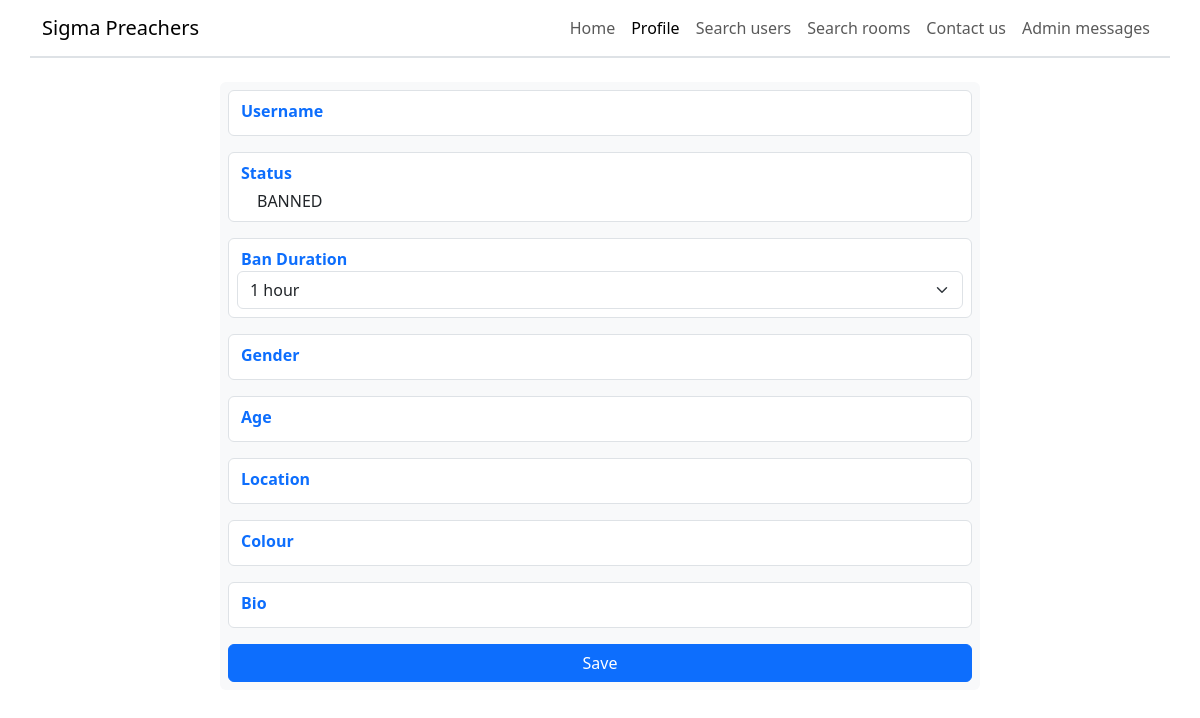
Page /ban_user/2 (signed in) on the earlier database version.
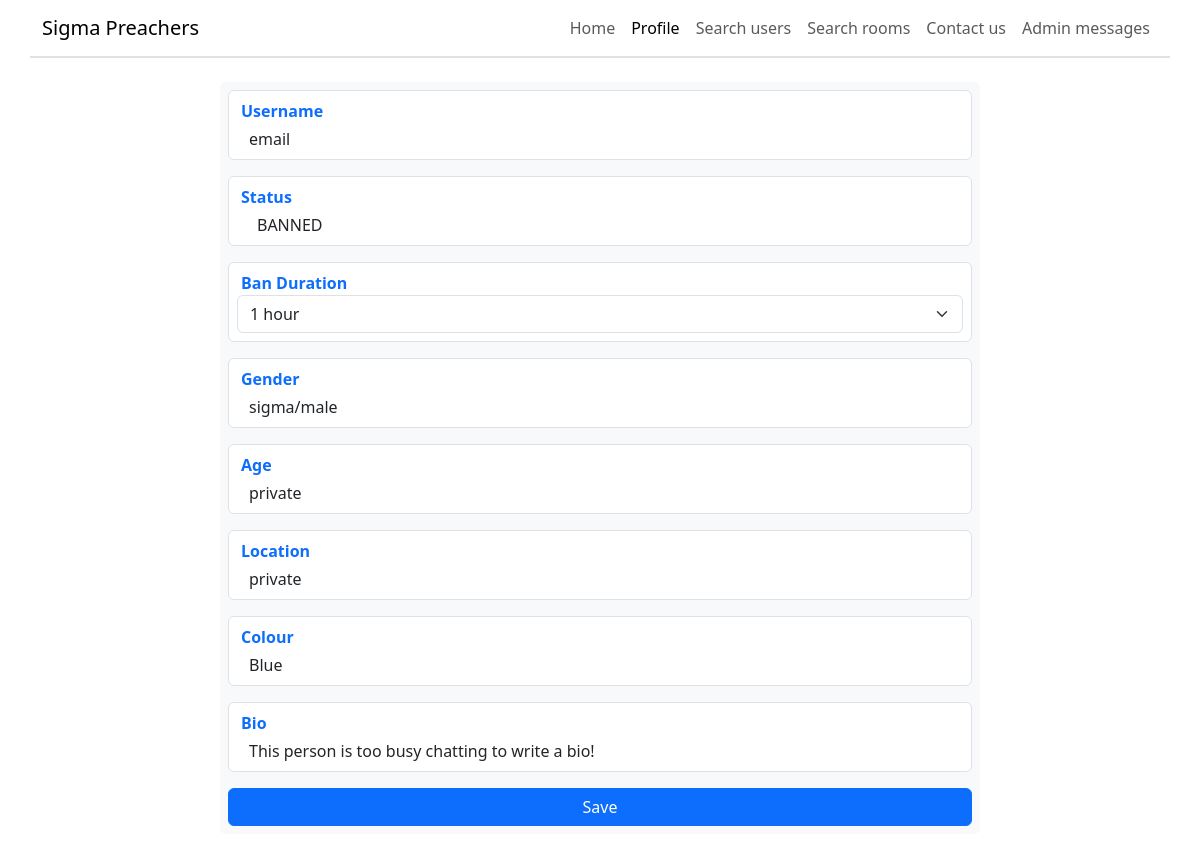
Same page on the later database version.
### project/database/create_db.py (models this page shows)
class User(UserMixin, db.Model):
    __tablename__ = "users"
    id = db.Column(db.Integer, primary_key=True, autoincrement=True)
    username = db.Column(db.String(67), unique=True, nullable=False)
    password = db.Column(db.Integer, nullable=False)  # Only store password hash
    status = db.Column(db.String(20), default="STANDARD USER", nullable=False)
    gender = db.Column(db.String(67), default="sigma/male", nullable=False)
    age = db.Column(db.Integer, default=-1, nullable=False)
    location = db.Column(db.String(67), default="private", nullable=False)
    bio = db.Column(
        db.String(255),
        default="This person is too busy chatting to write a bio!",
        nullable=False,
    )
    banned = db.Column(db.Boolean, default=False, nullable=False)
    ban_end = db.Column(db.Integer, default=int(datetime.now().timestamp()))
    colour = db.Column(db.String(255), default="Blue", nullable=False)
    email = db.Column(db.String(255))
    email_verification_code = db.Column(db.Integer)
    email_verified = db.Column(db.Boolean, nullable=False, default=False)
    room_access = db.relationship("RoomAccess", backref="user")
    admin_messages = db.relationship("AdminMessage", backref="user")
    room_message = db.relationship("RoomMessage", backref="user")

### project/routes/ban_user.py (the view)
@ban_user_bp.route("/ban_user/<int:user_id>", methods=["GET", "POST"])
@login_required
def ban_user(user_id: int):
    if current_user.status not in ["MASTER", "ADMIN"]:
        flash("You do not have access to that page.", "warning")
        return redirect(url_for("home.home"))
    form = BanUserForm()
    service = BanService(user_id)
    if not form.validate_on_submit():
        user_details = service.get_user_details()
        return render_template(
            "ban_user.html", form=form, user_details=user_details
        )
    ban_duration = form.duration.data
    service.ban_user(ban_duration)
    return redirect(url_for("view_profile.view_profile", id=user_id))

### project/forms/ban_user.py
class BanUserForm(FlaskForm):
    duration = SelectField(
        "Duration",
        choices=[
            ("1 hour", "1 hour"),
            ("3 hours", "3 hours"),
            ("1 day", "1 day"),
            ("3 days", "3 days"),
            ("1 week", "1 week"),
            ("2 weeks", "2 weeks"),
            ("1 month", "1 month"),
            ("3 months", "3 months"),
            ("6 months", "6 months"),
            ("1 year", "1 year"),
        ],
        validators=[DataRequired()],
    )
    submit = SubmitField("Save")

### project/database/select_db.py (called while the page is built)
    @staticmethod
    def select_user_with_id(user_id: int) -> User | None:
        found_user = User.query.filter(User.id == user_id).first()
        if found_user is None:
            return None
        if type(found_user.ban_end) == str:
            return found_user
        found_user.ban_end = datetime.fromtimestamp(
            found_user.ban_end
        ).strftime("%d/%m/%Y")
        return found_user

### project/services/ban.py (called while the page is built)
    def get_user_details(self) -> User | None:
        return Select.select_user_with_id(self.user_id)

### project/templates/ban_user.html (shortened to what this page needs)
{% extends "base_header.html" %}
{% block main %}
<main class="mt-4">
    <div class="row d-flex justify-content-center mb-5">
        <form action="/ban_user/{{ user_details.id }}" class="bg-light rounded p-2 mb-5 col-sm-8" method="post">
            <div class="d-flex flex-column row border py-2 mx-0 rounded mb-3" style="background-color: white;">
                <p class="text-primary fw-bold ms-0 my-0">Username</p>
                <p class="mt-1 ms-2 mb-0">{{ user_details.username }}</p>
            </div>
            <div class="d-flex flex-column row border py-2 px-2 mx-0 rounded mb-3" style="background-color: white;">
                <p class="text-primary fw-bold ms-0 my-0 ps-1">Status</p>
                <p class="mt-1 ms-2 mb-0">BANNED</p>
            </div>
            <div class="d-flex flex-column row border py-2 px-2 mx-0 rounded mb-3" style="background-color: white;">
                <p class="text-primary fw-bold ms-0 my-0 ps-1">Ban Duration</p>
                {{ form.duration(class="form-select") }}
            </div>
            <div class="d-flex flex-column row border py-2 mx-0 rounded mb-3" style="background-color: white;">
                <p class="text-primary fw-bold ms-0 my-0">Gender</p>
                <p class="mt-1 ms-2 mb-0">{{ user_details.gender }}</p>
            </div>
            <div class="d-flex flex-column row border py-2 mx-0 rounded mb-3" style="background-color: white;">
                <p class="text-primary fw-bold ms-0 my-0">Age</p>
                {% if user_details.age == -1 %}
                <p class="mt-1 ms-2 mb-0">private</p>
                {% else %}
                <p class="mt-1 ms-2 mb-0">{{ user_details.age }}</p>
                {% endif %}
            </div>
            <div class="d-flex flex-column row border py-2 mx-0 rounded mb-3" style="background-color: white;">
                <p class="text-primary fw-bold ms-0 my-0">Location</p>
                <p class="mt-1 ms-2 mb-0">{{ user_details.location }}</p>
            </div>
            <div class="d-flex flex-column row border py-2 mx-0 rounded mb-3" style="background-color: white;">
                <p class="text-primary fw-bold ms-0 my-0">Colour</p>
                <p class="mt-1 ms-2 mb-0">{{ user_details.colour }}</p>
            </div>
            <div class="d-flex flex-column row border py-2 mx-0 rounded mb-3" style="background-color: white;">
                <p class="text-primary fw-bold ms-0 my-0">Bio</p>
                <p class="mt-1 ms-2 mb-0 text-break">{{ user_details.bio }}</p>
            </div>
            <div style="width: 100%">
                {{ form.submit(class="btn btn-primary mx-auto px-5", style="width: 100%") }}
            </div>
        </form>
    </div>
</main>
{% endblock %}

Differences in the rows shown:
added User: username "email", gender "sigma/male", location "private", colour "Blue", bio "This person is too busy chatting to write a bio!"
Other differences:
text now shown: "private"
